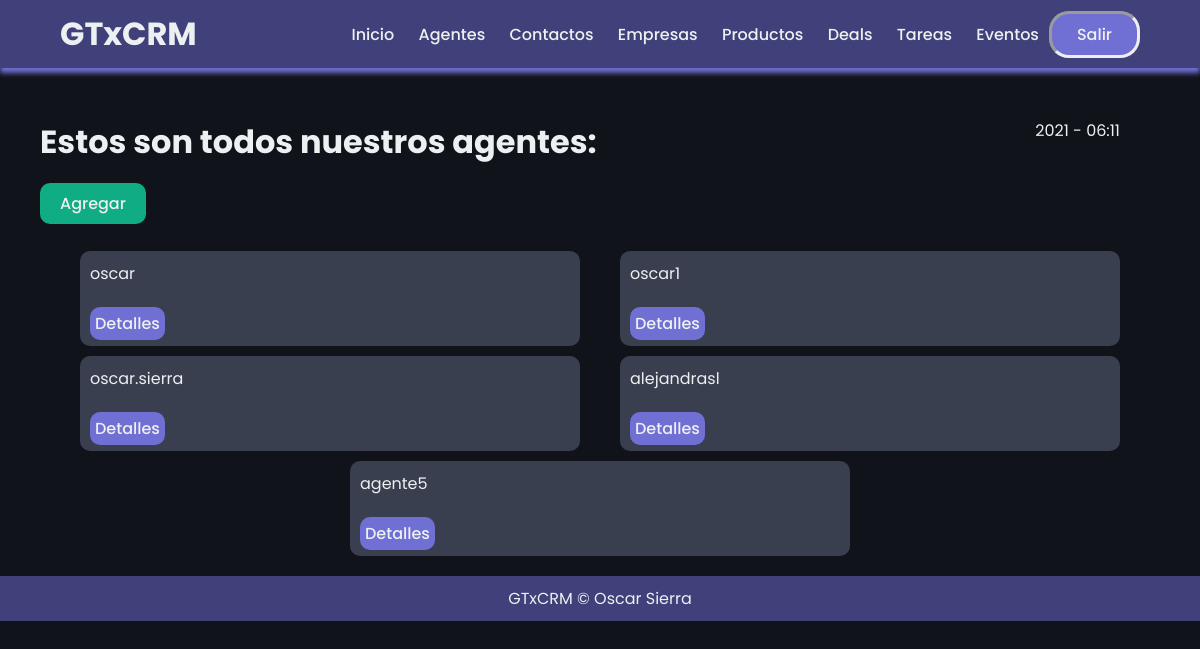
The app's page /agentes/ (signed in), older data.
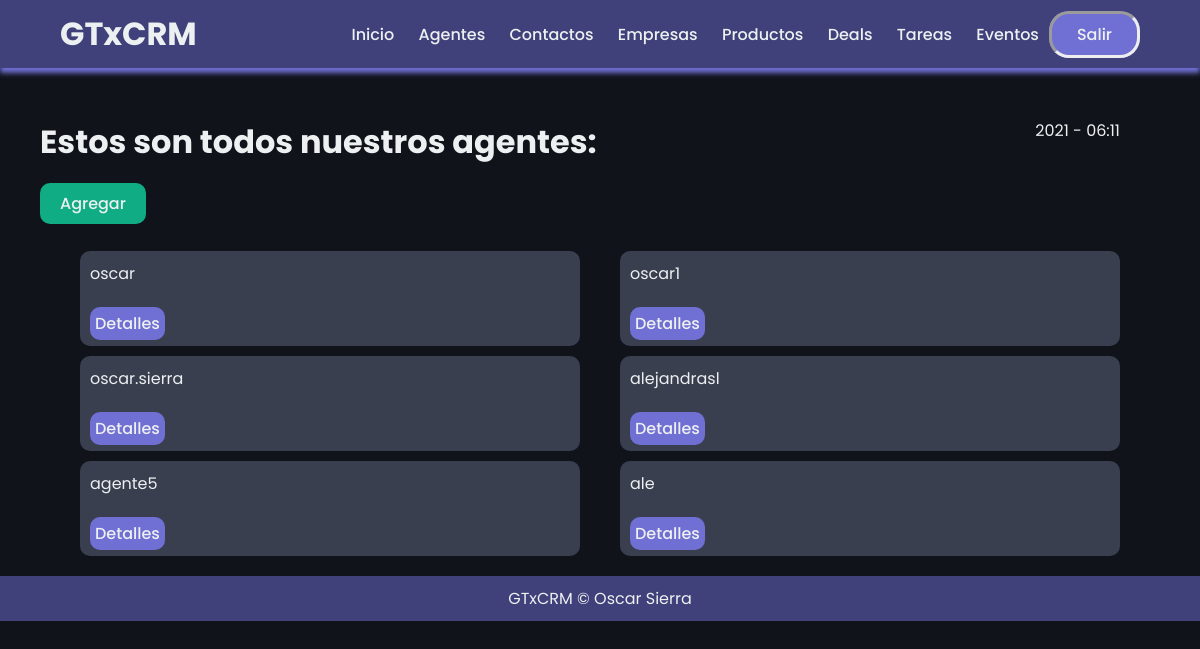
The same page, newer data.
### mainapp/models.py (models this page shows, shortened)
class Agent(models.Model):
    user = models.OneToOneField(User, on_delete=models.CASCADE)
    organizacion = models.ForeignKey(userProfile, on_delete=models.CASCADE)

class User(AbstractUser):
    es_organizador = models.BooleanField(default=True)
    es_agente = models.BooleanField(default=False)

### agents/views.py (the view)
# urls.py: path('agentes/', agentListView.as_view(), name="agent_list"),
class agentListView(OrganizacionYLoginRequiredMixin, generic.ListView):
    template_name = "agents/agent_list.html"
    def get_queryset(self):
        organizacion = self.request.user.userprofile
        return Agent.objects.filter(organizacion = organizacion)

### agents/mixins.py (called while the page is built)
    def dispatch(self, request, *args, **kwargs):
        if not request.user.is_authenticated or not request.user.es_organizador:
            return redirect('lead_list')
        return super().dispatch(request, *args, **kwargs)

### agents/templates/agents/agent_list.html (shortened to what this page needs)
{% extends 'layouts/layouts.html'%}
{% block content %}
<div class="start">
    <div class="initial">
        <h1>Estos son todos nuestros agentes: </h1>
            <div id="time">
                {% now "Y - h:m"%}
            </div>
        </div>
    </div>
<br/>
<div class="divbtn" style="margin-left: 40px;">
    <a class="submitbtn" href="{% url 'agent_create' %}"><button>Agregar</button></a>
</div>
<br/>
<div class="list_container">
    {% for agente in object_list %}
        <div class="list_content">
            <p>{{ agente.user.username }}</p><br/>
            <a class="detail_href" href="{% url 'agent_detail' agente.pk %}">Detalles</a>
        </div>
    {% endfor %}
</div>
{% endblock %}

Row changes from the older to the newer data that the page shows:
added Agent: user.username "ale"
